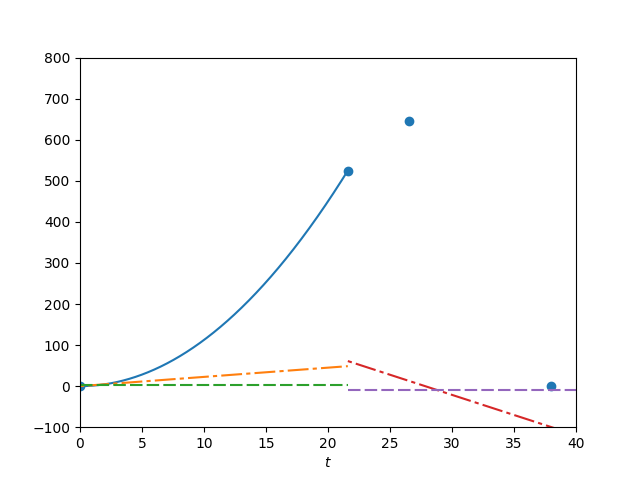

Source code (Python):
# Help with this plot would be greatly appreciated.

import numpy as np
import matplotlib.pyplot as plt

# Define upward constants
t0 = 0
y0 = 0
v0 = 0
ay0 = 2.25

# Define downward constants
t1 = 21.6
y1 = 525
v1 = 48.6
ay1 = -9.80

t2 = 26.56
y2 = 646
v2 = 0
ay2 = -9.80

t3 = 38
y3 = 0
v3 = 112
ay3 = -9.80

# These values were supposed to work for downwards y motion
y4 = -3051.4
v4 = 272.72
ay4 = -9.80

# Define time
t = np.linspace(t0 + 0.0001, t1, 1000)

# Define general motion
y = lambda t, y0, v0, ay: y0 + v0 * t + 0.5 * ay * t ** 2
v = lambda t, v0, ay: v0 + ay * t
a = lambda t, vy, v0: (vy - v0) / t

# Define upward motion
y_up = lambda t: y(t, y0, v0, ay0)
v_up = lambda t: v(t, v0, ay0)
a_up = lambda t: a(t, v_up(t), v0)

# Define downward motion
y_down = lambda t: y(t, y4, v4, ay4)
v_down = lambda t: v(t, v4, ay4)
a_down = lambda t: a(t, v_down(t), v4)

# Plot points
pt_t = np.array([t0, t1, t2, t3])
pt_y = np.array([y0, y1, y2, y3])

plt.scatter(pt_t, pt_y)

# Plot upward motion
plt.plot(t, y_up(t), label=r'$y$')
plt.plot(t, v_up(t), dashes=[2, 2, 10, 2], label=r'$v_y$')
plt.plot(t, a_up(t), dashes=[6, 2], label=r'$a_y$')

# Plot downward motion
t += t1
# TODO: Fix downwards y motion
# plt.plot(t, y_down(t), label=r'$y$')
plt.plot(t, v_down(t), dashes=[2, 2, 10, 2], label=r'$v_y$')
plt.plot(t, a_down(t), dashes=[6, 2], label=r'$a_y$')

plt.xlabel(r'$t$')
plt.xlim(0, 40)
plt.ylim(-100, 800)

plt.savefig('2_43')
plt.show()

